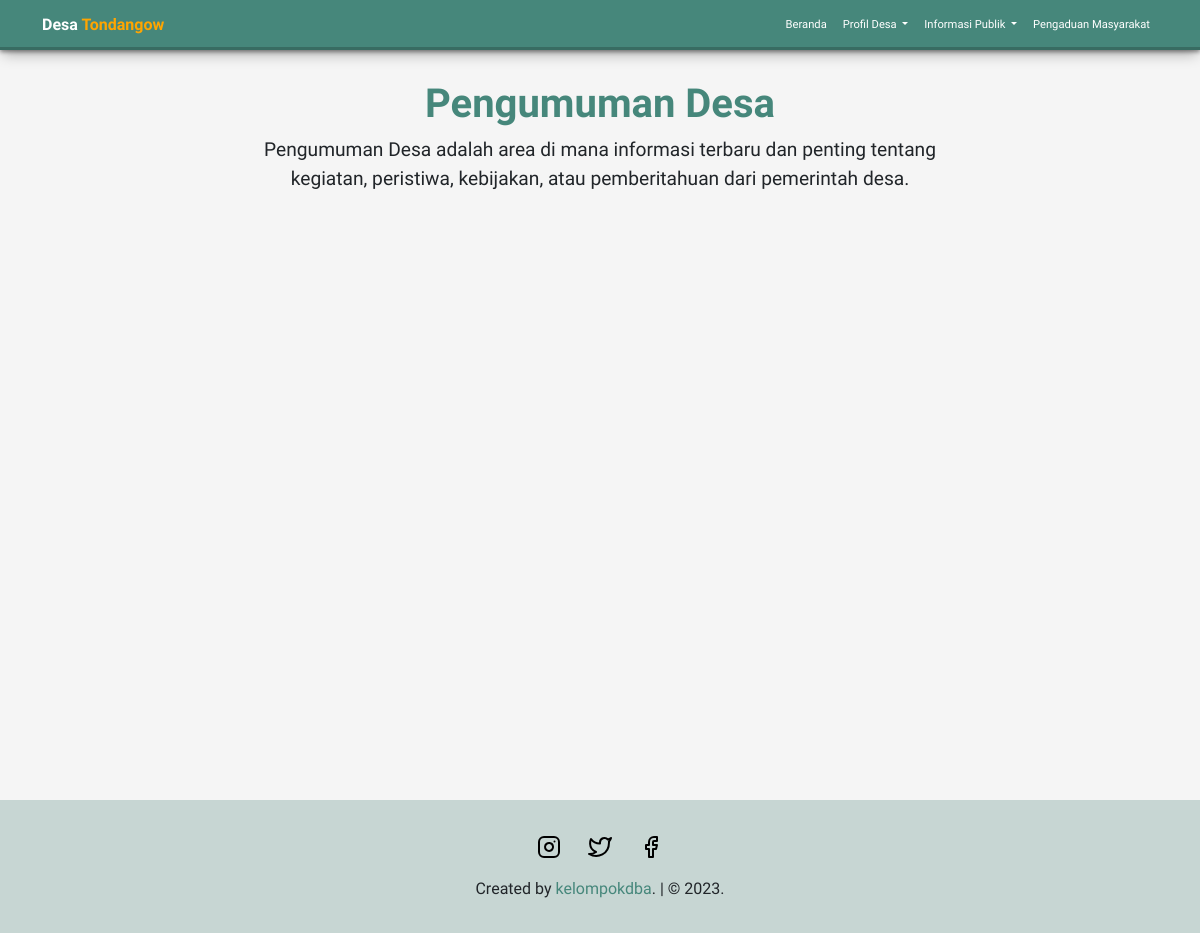
The page /pengumuman.php on the database as committed earlier.
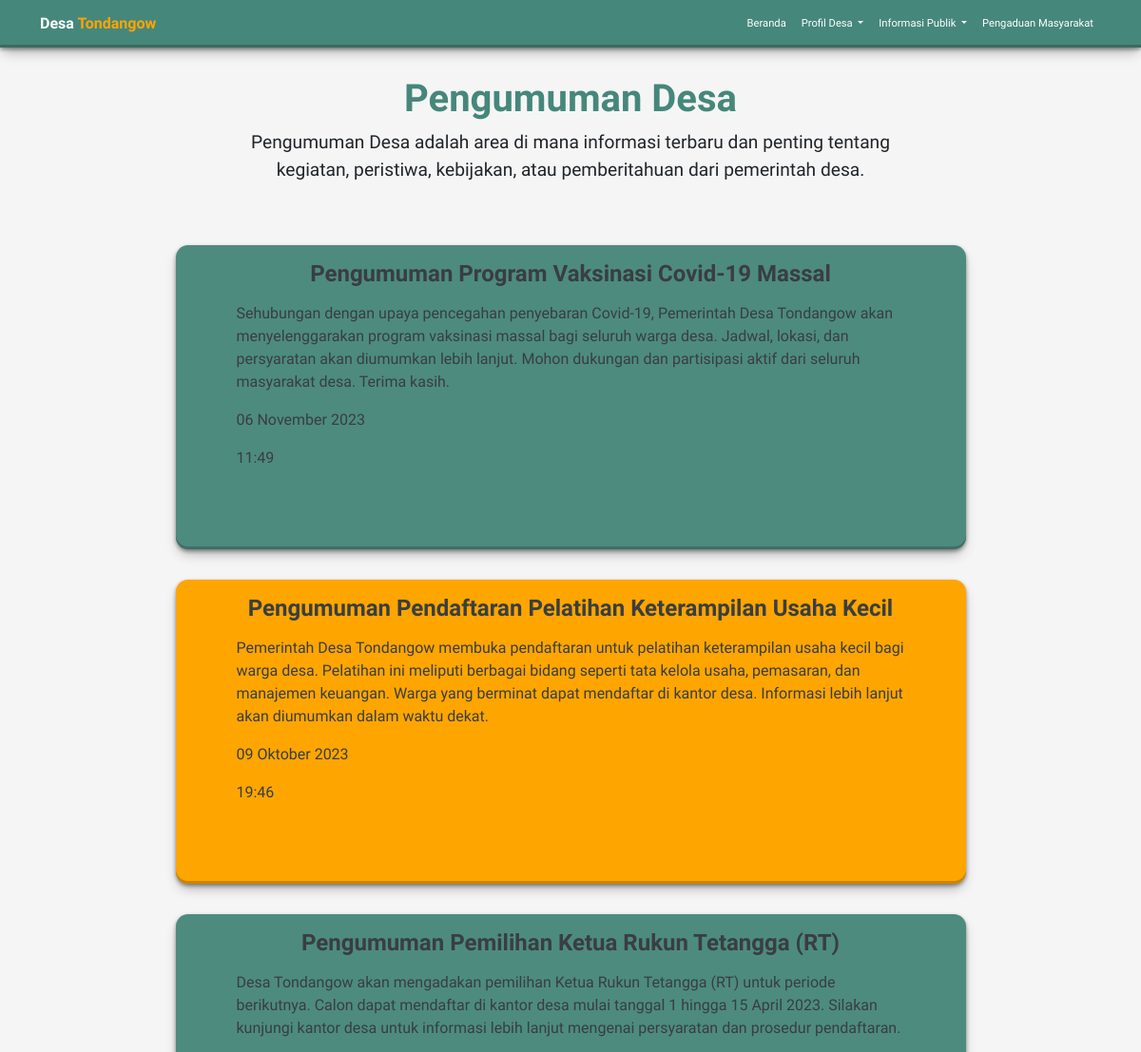
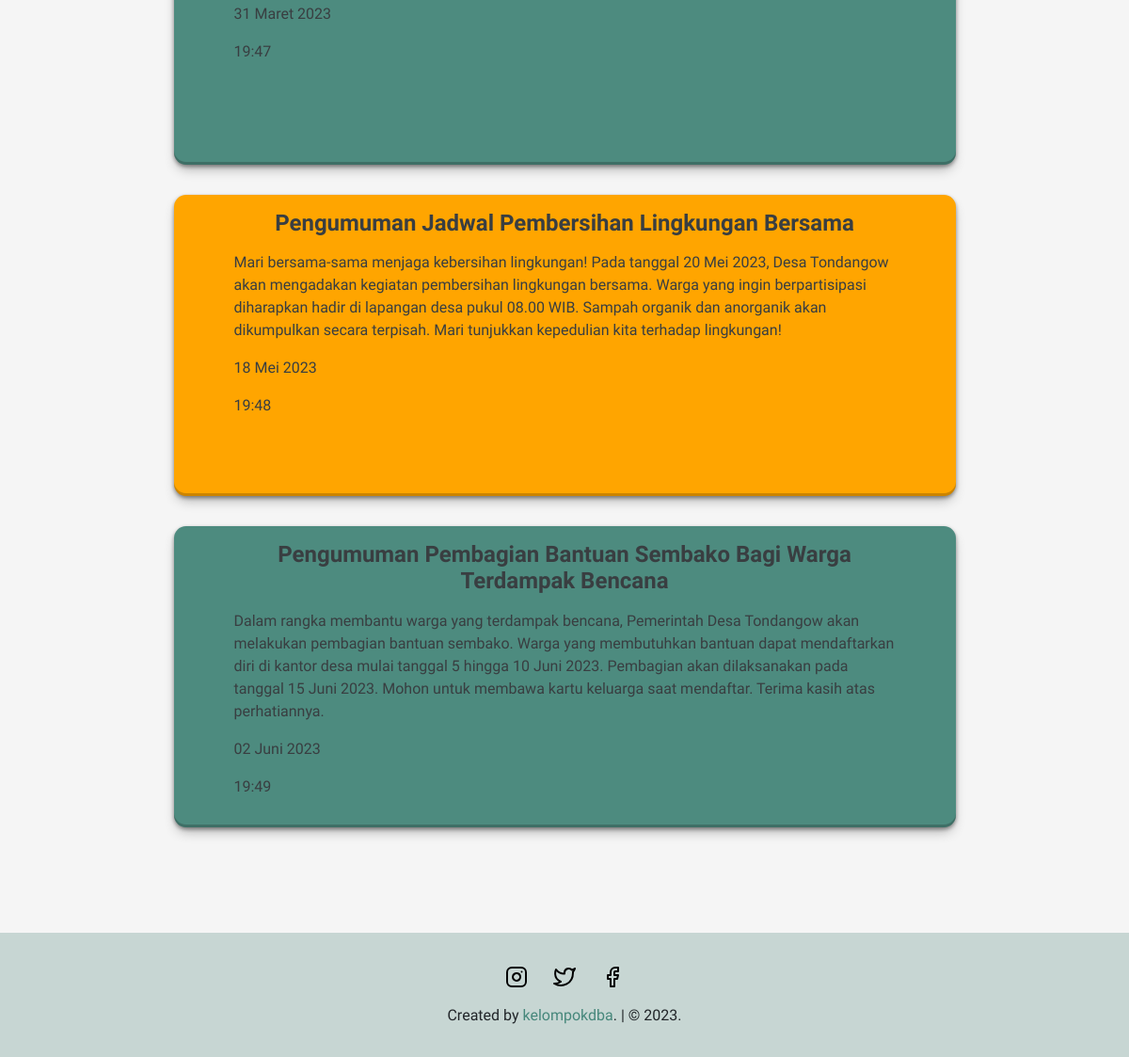
The same page on the database as committed later (2 pictures, top to bottom).
### tables this page shows
CREATE TABLE `pengumuman` (
  `id` int(11) NOT NULL,
  `judul_pengumuman` varchar(255) NOT NULL,
  `detail_pengumuman` text NOT NULL,
  `tanggal_pengumuman` datetime NOT NULL
);

### function.php (called while the page is built, shortened)
<?php
require_once 'templates/dbconnect.php';
function query($query)
{
    global $dbconnect;
    $result = mysqli_query($dbconnect, $query);
    $rows = [];
    while ($row = mysqli_fetch_assoc($result)) {
        $rows[] = $row;
    }
    return $rows;
}
function tgl_indo($tanggal)
{
    $bulan = array(
        1 =>   'Januari',
        'Februari',
        'Maret',
        'April',
        'Mei',
        'Juni',
        'Juli',
        'Agustus',
        'September',
        'Oktober',
        'November',
        'Desember'
    );
    $pecahkan = explode('-', $tanggal);
    return $pecahkan[2] . ' ' . $bulan[(int)$pecahkan[1]] . ' ' . $pecahkan[0];
}

### pengumuman.php (the view)
<?php
include 'templates/header.php';
require 'function.php';
$query = query("SELECT * FROM pengumuman")
  ?>
<section class="pengumuman" id="pengumuman">
  <div class="container">
    <div class="row justify-content-center">
      <div class="col-md-8 col-10 text-center mb-3" data-aos="fade-left">
        <h1>Pengumuman Desa</h1>
        <p>Pengumuman Desa adalah area di mana informasi terbaru dan penting tentang kegiatan, peristiwa, kebijakan,
          atau pemberitahuan dari pemerintah desa.</p>
      </div>
      <div class="row justify-content-center kolom" data-aos="fade-right" data-aos-offset="300"
        data-aos-easing="ease-in-sine">
        <?php foreach ($query as $pengumuman) { ?>
          <div class="col-md-9 kolom-child">
            <h2 class="mb-3">
              <?= $pengumuman['judul_pengumuman'] ?>
            </h2>
            <?= $pengumuman['detail_pengumuman'] ?>
            <p>
              <?php echo tgl_indo(date(substr($pengumuman['tanggal_pengumuman'], 0, 11))) ?>
            </p>
            <p>
              <?php echo date('H:i', strtotime(substr($pengumuman['tanggal_pengumuman'], 11))) ?>
            </p>
          </div>
        <?php } ?>
      </div>
    </div>
  </div>
</section>
<?php
include 'templates/footer.php';
?>

### templates/header.php (shortened to what this page needs)
<!DOCTYPE html>
<html lang="en">
<head>
  <link href="https://cdn.jsdelivr.net/npm/bootstrap@5.3.2/dist/css/bootstrap.min.css" rel="stylesheet"
 />
  <link rel="stylesheet" href="https://cdn.jsdelivr.net/npm/bootstrap-icons@1.11.1/font/bootstrap-icons.css" />
  <link rel="stylesheet" href="https://cdnjs.cloudflare.com/ajax/libs/animate.css/4.1.1/animate.min.css" />
  <link rel="stylesheet" href="https://unpkg.com/aos@next/dist/aos.css" />
  <link rel="stylesheet" href="css/swiper-bundle.min.css" />
  <link rel="stylesheet" href="css/style.css" />
</head>
<body>
  <nav class="navbar navbar-expand-md bg-body-transparent fixed-top mynavbar">
    <div class="container">
      <a class="navbar-brand animate__animated animate__lightSpeedInLeft" href="index.php">Desa
        <span>Tondangow</span></a>
      <div class="offcanvas offcanvas-end" tabindex="-1" id="offcanvasNavbar" aria-labelledby="offcanvasNavbarLabel">
        <div class="offcanvas-body">
          <div class="navbar-nav ms-auto">
            <a class="nav-link animate__animated animate__fadeIn" href="index.php">Beranda</a>
            <li class="nav-item dropdown ">
              <a class="nav-link dropdown-toggle animate__animated animate__fadeIn" href="#profil" role="button"
                data-bs-toggle="dropdown" aria-expanded="false">
                Profil Desa
              </a>
            </li>
            <li class="nav-item dropdown">
              <a class="nav-link dropdown-toggle animate__animated animate__fadeIn" href="#profil" role="button"
                data-bs-toggle="dropdown" aria-expanded="false">
                Informasi Publik
              </a>
            </li>
            <a class="nav-link animate__animated animate__fadeIn" href="list_pengaduan.php">Pengaduan Masyarakat</a>
          </div>
        </div>
      </div>
    </div>
  </nav>

### templates/footer.php (shortened to what this page needs)
<footer>
    <div class="socials">
        <a href="#"><i data-feather="instagram"></i></a>
        <a href="#"><i data-feather="twitter"></i></a>
        <a href="#"><i data-feather="facebook"></i></a>
    </div>
    <div class="credit">
        <p>Created by <span>kelompokdba</span>. | &copy; 2023.</p>
    </div>
</footer>
</body>
</html>

### css/style.css (style rules this page uses)
:root { --green: #46877b; --green-transparant: rgb(70 135 123 / 0.8); --bg: #f5f5f5; --shadow: 1px 1px 2px black, 0 0 1em black, 0 0 0.2em black; --animate-duration: 1.5s; --animate-delay: 1.5s; }
body { font-size: 1.2rem; font-family: "Work Sans", sans-serif; background-color: var(--bg); overflow-x: hidden; }
.mynavbar { font-size: 0.7rem; background-color: var(--green); box-shadow: rgba(0, 0, 0, 0.4) 0px 2px 4px, rgba(0, 0, 0, 0.3) 0px 7px 13px -3px, rgba(0, 0, 0, 0.2) 0px -3px 0px inset; }
.mynavbar .offcanvas { background-color: var(--green); }
.mynavbar .nav-link { position: relative; color: #fff; font-weight: 500; }
.mynavbar .nav-link::before { content: ""; position: absolute; width: 100%; height: 2px; border-radius: 4px; background-color: #ffa500; bottom: 0; left: 0; transform-origin: right; transform: scaleX(0); transition: transform 0.3s ease-in-out; }
.mynavbar .navbar-brand, .mynavbar .offcanvas-title { font-size: 1rem; font-weight: bold; color: white; }
.mynavbar .navbar-brand span, .mynavbar .offcanvas-title span { color: #ffa500; }
.pengumuman { min-height: 100vh; padding: 5rem 0; margin-bottom: -3rem; }
.pengumuman h1 { color: var(--green); font-weight: 600; }
.kolom { border-radius: 0.8rem; padding: 1rem; justify-content: center; }
.kolom h2 { font-size: 1.5rem; font-weight: 600; text-align: center; }
.kolom p { font-size: 1rem; }
.kolom-child { max-width: 100%; height: 40vh; color: #393e41; border-radius: 0.8rem; margin: 1rem auto; padding: 1rem 4rem; overflow-y: auto; box-shadow: rgba(0, 0, 0, 0.4) 0px 2px 4px, rgba(0, 0, 0, 0.3) 0px 7px 13px -3px, rgba(0, 0, 0, 0.2) 0px -3px 0px inset; }
.kolom-child:nth-child(odd) { background-color: #4d8b7f; }
.kolom-child:nth-child(even) { background-color: #ffa500; }
.kolom-child p { word-wrap: break-word; }
footer { background-color: rgb(93 142 133 / 0.3); text-align: center; padding: 1rem 0 1rem; margin-top: 3rem; }
footer .socials { padding: 1rem; text-decoration: none; }
footer .socials a { color: #000; margin: 0.7rem; }
footer .credit { font-size: 1rem; }
footer .credit span { color: var(--green); }

Rows that differ between the two databases and show on the page:
added pengumuman: judul_pengumuman "Pengumuman Program Vaksinasi Covid-19 Massal", detail_pengumuman "Sehubungan dengan upaya pencegahan penyebaran Covid-19, Pemerintah Desa Tondangow akan menyelenggarakan program vaksinasi massal bagi seluruh warga desa. Jadwal, lokasi, dan persyaratan akan diumumkan lebih lanjut. Mohon dukungan dan partisipasi aktif dari seluruh masyarakat desa. Terima kasih.", tanggal_pengumuman "06 November 2023", tanggal_pengumuman "11:49"
added pengumuman: judul_pengumuman "Pengumuman Pendaftaran Pelatihan Keterampilan Usaha Kecil", detail_pengumuman "Pemerintah Desa Tondangow membuka pendaftaran untuk pelatihan keterampilan usaha kecil bagi warga desa. Pelatihan ini meliputi berbagai bidang seperti tata kelola usaha, pemasaran, dan manajemen keuangan. Warga yang berminat dapat mendaftar di kantor desa. Informasi lebih lanjut akan diumumkan dalam waktu dekat.", tanggal_pengumuman "09 Oktober 2023", tanggal_pengumuman "19:46"
added pengumuman: judul_pengumuman "Pengumuman Pemilihan Ketua Rukun Tetangga (RT)", detail_pengumuman "Desa Tondangow akan mengadakan pemilihan Ketua Rukun Tetangga (RT) untuk periode berikutnya. Calon dapat mendaftar di kantor desa mulai tanggal 1 hingga 15 April 2023. Silakan kunjungi kantor desa untuk informasi lebih lanjut mengenai persyaratan dan prosedur pendaftaran.", tanggal_pengumuman "31 Maret 2023", tanggal_pengumuman "19:47"
added pengumuman: judul_pengumuman "Pengumuman Jadwal Pembersihan Lingkungan Bersama", detail_pengumuman "Mari bersama-sama menjaga kebersihan lingkungan! Pada tanggal 20 Mei 2023, Desa Tondangow akan mengadakan kegiatan pembersihan lingkungan bersama. Warga yang ingin berpartisipasi diharapkan hadir di lapangan desa pukul 08.00 WIB. Sampah organik dan anorganik akan dikumpulkan secara terpisah. Mari tunjukkan kepedulian kita terhadap lingkungan!", tanggal_pengumuman "18 Mei 2023", tanggal_pengumuman "19:48"
added pengumuman: judul_pengumuman "Pengumuman Pembagian Bantuan Sembako Bagi Warga Terdampak Bencana", detail_pengumuman "Dalam rangka membantu warga yang terdampak bencana, Pemerintah Desa Tondangow akan melakukan pembagian bantuan sembako. Warga yang membutuhkan bantuan dapat mendaftarkan diri di kantor desa mulai tanggal 5 hingga 10 Juni 2023. Pembagian akan dilaksanakan pada tanggal 15 Juni 2023. Mohon untuk membawa kartu keluarga saat mendaftar. Terima kasih atas perhatiannya.", tanggal_pengumuman "02 Juni 2023", tanggal_pengumuman "19:49"
